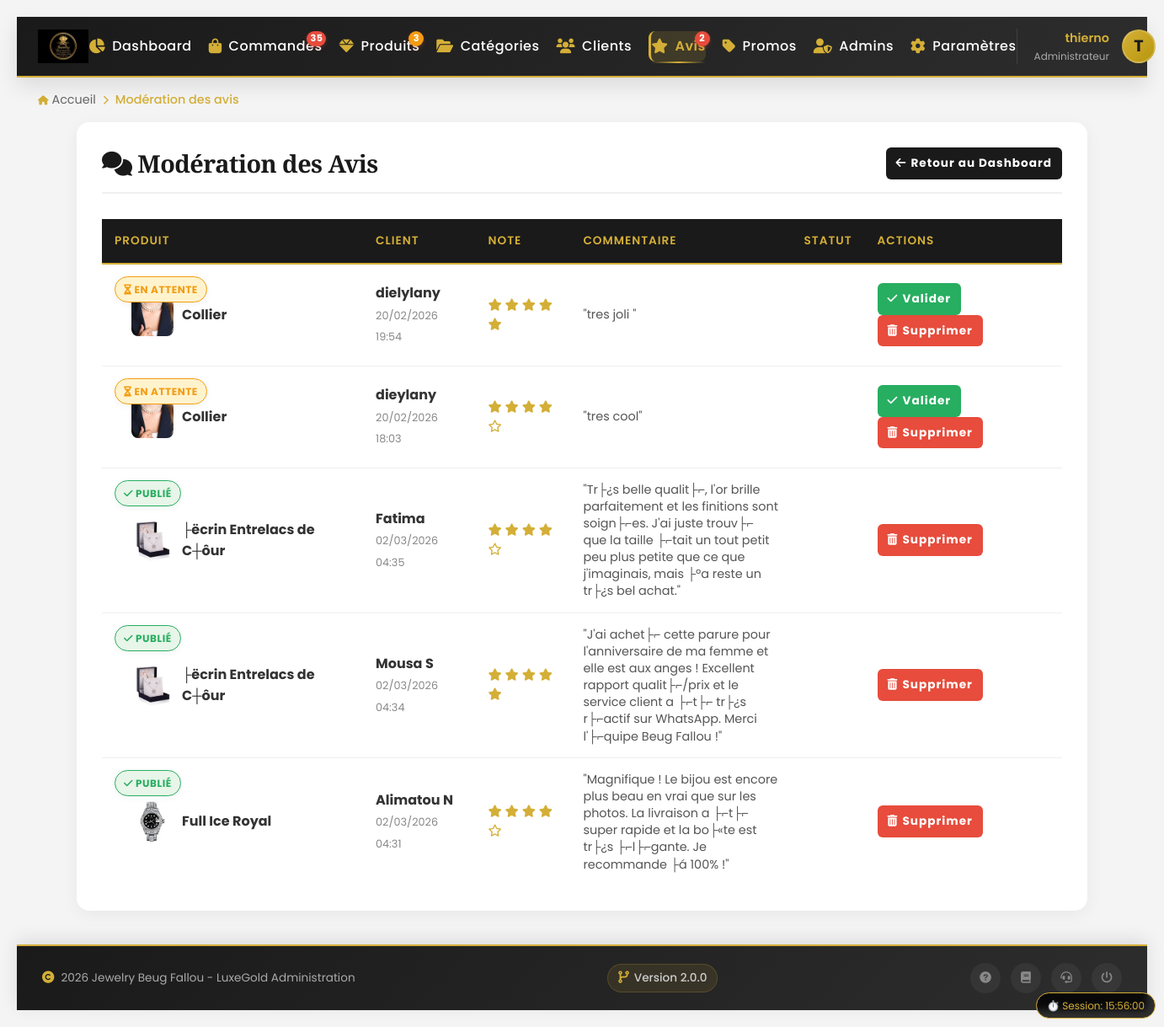
Page /admin/gestion_avis.php (signed in) on the committed database.
### tables this page shows
CREATE TABLE `parametres` (
  `id` int(11) NOT NULL DEFAULT 1,
  `nom_boutique` varchar(100) NOT NULL,
  `telephone_whatsapp` varchar(20) NOT NULL,
  `email_contact` varchar(150) DEFAULT NULL,
  `adresse_boutique` text DEFAULT NULL,
  `logo_filename` varchar(255) DEFAULT 'logo.png',
  PRIMARY KEY (`id`)
);

CREATE TABLE `avis` (
  `id` int(11) NOT NULL AUTO_INCREMENT,
  `produit_id` int(11) NOT NULL,
  `client_nom` varchar(100) NOT NULL,
  `note` int(1) NOT NULL,
  `commentaire` text NOT NULL,
  `statut` enum('en_attente','valide','rejete') DEFAULT 'en_attente',
  `created_at` timestamp NOT NULL DEFAULT current_timestamp(),
  PRIMARY KEY (`id`)
);

CREATE TABLE `produits` (
  `id` int(11) NOT NULL AUTO_INCREMENT,
  `nom` varchar(150) NOT NULL,
  `description` text DEFAULT NULL,
  `prix` decimal(10,2) NOT NULL,
  `prix_achat` int(11) NOT NULL DEFAULT 0,
  `image` varchar(255) DEFAULT NULL,
  `video` varchar(255) DEFAULT NULL,
  `modele_3d` varchar(255) DEFAULT NULL,
  `id_categorie` int(11) DEFAULT NULL,
  `stock` int(11) DEFAULT 10,
  `created_at` timestamp NOT NULL DEFAULT current_timestamp(),
  `metal` varchar(50) DEFAULT 'Or',
  `reduction` int(11) DEFAULT 0,
  `deleted` tinyint(1) NOT NULL DEFAULT 0,
  PRIMARY KEY (`id`),
  KEY `fk_categorie` (`id_categorie`),
  CONSTRAINT `fk_categorie` FOREIGN KEY (`id_categorie`) REFERENCES `categories` (`id`) ON DELETE SET NULL,
  CONSTRAINT `produits_ibfk_1` FOREIGN KEY (`id_categorie`) REFERENCES `categories` (`id`)
);

### config/db.php (called while the page is built, shortened)
<?php
$host = getenv('MYSQL_HOST') ?: 'localhost';
$db   = getenv('MYSQL_DB')   ?: 'luxegold_db';
$user = getenv('MYSQL_USER') ?: 'root';
$pass = getenv('MYSQL_PASS') ?: '';
$charset = 'utf8mb4';
$dsn = "mysql:host=$host;dbname=$db;charset=$charset";
$options = [
    PDO::ATTR_ERRMODE            => PDO::ERRMODE_EXCEPTION,
    PDO::ATTR_DEFAULT_FETCH_MODE => PDO::FETCH_ASSOC,
    PDO::ATTR_EMULATE_PREPARES   => false,
];
try {
     $pdo = new PDO($dsn, $user, $pass, $options);
} catch (\PDOException $e) {
     die("Erreur de connexion : " . $e->getMessage());
}
try {
    $stmtConfig = $pdo->query("SELECT * FROM parametres WHERE id = 1");
    $resultConfig = $stmtConfig->fetch(PDO::FETCH_ASSOC);
    if ($resultConfig) {
        $config_site = $resultConfig;
    }
} catch (PDOException $e) {
}
?>

### admin/gestion_avis.php (the view, shortened to what this page needs)
<?php
require_once '../config/db.php';
$stmtAvis = $pdo->query("
    SELECT a.*, p.nom AS nom_produit, p.image AS image_produit
    FROM avis a
    LEFT JOIN produits p ON a.produit_id = p.id
    ORDER BY a.statut = 'en_attente' DESC, a.created_at DESC
");
$lesAvis = $stmtAvis->fetchAll();
if (file_exists('includes/admin_header.php')) {
    include 'includes/admin_header.php';
}
?>
<!DOCTYPE html>
<html lang="fr">
<head>
    <link rel="stylesheet" href="https://cdnjs.cloudflare.com/ajax/libs/font-awesome/6.0.0/css/all.min.css">
</head>
<body>
<div class="container">
    <div class="header-title">
        <h2><i class="fas fa-comments"></i> Modération des Avis</h2>
        <a href="dashboard.php" class="btn" style="background: #1a1a1a;"><i class="fas fa-arrow-left"></i> Retour au Dashboard</a>
    </div>
    <?php if (empty($lesAvis)): ?>
        <div style="text-align: center; padding: 50px; color: #888;">
            <i class="far fa-folder-open" style="font-size: 3rem; margin-bottom: 15px;"></i>
            <p>Aucun avis client pour le moment.</p>
        </div>
    <?php else: ?>
        <table>
            <thead>
                <tr>
                    <th>Produit</th>
                    <th>Client</th>
                    <th>Note</th>
                    <th>Commentaire</th>
                    <th>Statut</th>
                    <th>Actions</th>
                </tr>
            </thead>
            <tbody>
                <?php foreach ($lesAvis as $avis): ?>
                    <tr>
                        <td>
                            <div class="produit-info">
                                <img src="../assets/img/produits/<?= htmlspecialchars($avis['image_produit'] ?? 'default.png') ?>" class="produit-img" alt="Bijou">
                                <strong><?= htmlspecialchars($avis['nom_produit'] ?? 'Produit inconnu') ?></strong>
                            </div>
                        </td>
                        <td>
                            <strong><?= htmlspecialchars($avis['client_nom']) ?></strong><br>
                            <span style="font-size: 0.8rem; color: #888;"><?= date('d/m/Y H:i', strtotime($avis['created_at'])) ?></span>
                        </td>
                        <td class="stars">
                            <?php for($i = 1; $i <= 5; $i++): ?>
                                <i class="fa<?= $i <= $avis['note'] ? 's' : 'r' ?> fa-star"></i>
                            <?php endfor; ?>
                        </td>
                        <td class="commentaire-text">
                            "<?= htmlspecialchars($avis['commentaire']) ?>"
                        </td>
                        <td>
                            <?php if (($avis['statut'] ?? 'en_attente') === 'valide'): ?>
                                <span class="badge badge-valide"><i class="fas fa-check"></i> Publié</span>
                            <?php else: ?>
                                <span class="badge badge-attente"><i class="fas fa-hourglass-half"></i> En attente</span>
                            <?php endif; ?>
                        </td>
                        <td>
                            <?php if (($avis['statut'] ?? 'en_attente') !== 'valide'): ?>
                                <a href="gestion_avis.php?action=valider&id=<?= $avis['id'] ?>" class="btn btn-valider" onclick="return confirm('Approuver et publier cet avis sur le site ?');">
                                    <i class="fas fa-check"></i> Valider
                                </a>
                            <?php endif; ?>
                            <a href="gestion_avis.php?action=supprimer&id=<?= $avis['id'] ?>" class="btn btn-supprimer" onclick="return confirm('Supprimer cet avis définitivement ?');">
                                <i class="fas fa-trash-alt"></i> Supprimer
                            </a>
                        </td>
                    </tr>
                <?php endforeach; ?>
            </tbody>
        </table>
    <?php endif; ?>
</div>
</body>
</html>
<?php
if (file_exists('includes/admin_footer.php')) {
    include 'includes/admin_footer.php';
}
?>

### admin/includes/admin_header.php (shortened to what this page needs)
<!DOCTYPE html>
<html lang="fr">
<head>
    <link rel="stylesheet" href="https://cdnjs.cloudflare.com/ajax/libs/font-awesome/6.0.0/css/all.min.css">
    <link rel="stylesheet" href="../assets/css/admin.css">
    <link rel="stylesheet" href="../assets/css/style.css">
</head>
<body>
    <div class="admin-navbar">
        <div class="nav-container">
            <div class="nav-logo">
            <img src="../assets/img/<?= htmlspecialchars($config_site['logo_filename'] ?? 'logo.png') ?>" alt="<?= htmlspecialchars($config_site['nom_boutique'] ?? 'Jewelry Beug Fallou') ?>" style="height: 40px; width: auto;">            </div>
            <ul class="nav-menu" id="adminNavMenu">
                <li class="nav-item">
                    <a href="dashboard.php" class="nav-link <?= basename($_SERVER['PHP_SELF']) == 'dashboard.php' ? 'active' : '' ?>">
                        <i class="fas fa-chart-pie"></i>
                        <span>Dashboard</span>
                    </a>
                </li>
                <li class="nav-item">
                    <a href="commandes.php" class="nav-link <?= basename($_SERVER['PHP_SELF']) == 'commandes.php' ? 'active' : '' ?>">
                        <i class="fas fa-shopping-bag"></i>
                        <span>Commandes</span>
                        <?php
                        try {
                            $stmt = $pdo->query("SELECT COUNT(*) FROM commandes WHERE statut = 'en_attente'");
                            $pendingOrders = $stmt->fetchColumn();
                            if ($pendingOrders > 0) {
                                echo '<span class="nav-badge">' . $pendingOrders . '</span>';
                            }
                        } catch (Exception $e) {}
                        ?>
                    </a>
                </li>
                <li class="nav-item">
                    <a href="produits.php" class="nav-link <?= strpos($_SERVER['PHP_SELF'], 'produit') !== false ? 'active' : '' ?>">
                        <i class="fas fa-gem"></i>
                        <span>Produits</span>
                        <?php
                        try {
                            $stmt = $pdo->query("SELECT COUNT(*) FROM produits WHERE stock <= 2 AND stock > 0");
                            $lowStock = $stmt->fetchColumn();
                            if ($lowStock > 0) {
                                echo '<span class="nav-badge" style="background: #f39c12;">' . $lowStock . '</span>';
                            }
                        } catch (Exception $e) {}
                        ?>
                    </a>
                </li>
                <li class="nav-item">
                    <a href="categories.php" class="nav-link <?= strpos($_SERVER['PHP_SELF'], 'categorie') !== false ? 'active' : '' ?>">
                        <i class="fas fa-folder-open"></i>
                        <span>Catégories</span>
                    </a>
                </li>
                <li class="nav-item">
                    <a href="clients.php" class="nav-link <?= basename($_SERVER['PHP_SELF']) == 'clients.php' ? 'active' : '' ?>">
                        <i class="fas fa-users"></i>
                        <span>Clients</span>
                    </a>
                </li>
                <li class="nav-item">
                    <a href="gestion_avis.php" class="nav-link <?= basename($_SERVER['PHP_SELF']) == 'gestion_avis.php' ? 'active' : '' ?>">
                        <i class="fas fa-star"></i>
                        <span>Avis</span>
                        <?php
                        try {
                            $stmtAvisBadge = $pdo->query("SELECT COUNT(*) FROM avis WHERE statut = 'en_attente'");
                            $pendingAvis = $stmtAvisBadge->fetchColumn();
                            if ($pendingAvis > 0) {
                                echo '<span class="nav-badge" style="background: #e74c3c;">' . $pendingAvis . '</span>';
                            }
                        } catch (Exception $e) {}
                        ?>
                    </a>
                </li>
                <li class="nav-item">
                    <a href="promos.php" class="nav-link <?= basename($_SERVER['PHP_SELF']) == 'promos.php' ? 'active' : '' ?>">
                        <i class="fas fa-tag"></i>
                        <span>Promos</span>
                    </a>
                </li>
                <li class="nav-item">
                    <a href="ajouter_admin.php" class="nav-link <?= basename($_SERVER['PHP_SELF']) == 'ajouter_admin.php' ? 'active' : '' ?>">
                        <i class="fas fa-user-shield"></i>
                        <span>Admins</span>
                    </a>
                </li>
                <li class="nav-item">
                    <a href="parametres.php" class="nav-link <?= basename($_SERVER['PHP_SELF']) == 'parametres.php' ? 'active' : '' ?>">
                        <i class="fas fa-cog"></i>
                        <span>Paramètres</span>
                    </a>
                </li>
            </ul>
            <div class="nav-profile">
                <div class="profile-info">
                    <?php
                    $admin_nom = $_SESSION['admin_name'] ?? 'Admin';
                    $initial = strtoupper(substr($admin_nom, 0, 1));
                    ?>
                    <span class="profile-name"><?= htmlspecialchars($admin_nom) ?></span>
                    <span class="profile-role">Administrateur</span>
                </div>
                <div class="profile-avatar" title="<?= htmlspecialchars($admin_nom) ?>">
                    <?= $initial ?>
                </div>
            </div>
        </div>
    </div>
    <div class="breadcrumb">
        <div class="breadcrumb-container">
            <a href="dashboard.php"><i class="fas fa-home"></i> Accueil</a>
            <i class="fas fa-chevron-right"></i>
            <?php
            $current_page = basename($_SERVER['PHP_SELF'], '.php');
            $page_titles = [
                'dashboard' => 'Tableau de bord',
                'liste' => 'Liste des produits',
                'ajouter' => 'Ajouter un produit',
                'modifier' => 'Modifier un produit',
                'categories' => 'Gestion des catégories',
                'ajouter_categorie' => 'Créer une catégorie',
                'modifier_categorie' => 'Modifier une catégorie',
                'commandes' => 'Gestion des commandes',
                'promos' => 'Codes promo',
                'clients' => 'Clients',
                'gestion_avis' => 'Modération des avis',
                'ajouter_admin' => 'Administrateurs',
                'parametres' => 'Paramètres'
            ];
            $page_title = $page_titles[$current_page] ?? ucfirst($current_page);
            ?>
            <span class="breadcrumb-current"><?= htmlspecialchars($page_title) ?></span>
        </div>
    </div>

### admin/includes/admin_footer.php (shortened to what this page needs)
<footer class="admin-footer">
    <div class="footer-container">
        <div class="footer-copyright">
            <i class="fas fa-copyright"></i>
            <span><?= date('Y') ?> <?= htmlspecialchars($config_site['nom_boutique'] ?? 'Jewelry Beug Fallou') ?> - LuxeGold Administration</span>
        </div>
        <div class="footer-version">
            <i class="fas fa-code-branch"></i>
            <span>Version 2.0.0</span>
        </div>
        <div class="footer-links">
            <a href="#" class="footer-link" title="Aide">
                <i class="fas fa-question-circle"></i>
            </a>
            <a href="#" class="footer-link" title="Documentation">
                <i class="fas fa-book"></i>
            </a>
            <a href="#" class="footer-link" title="Support">
                <i class="fas fa-headset"></i>
            </a>
            <a href="logout.php" class="footer-link logout-link" title="Déconnexion" onclick="return confirm('Êtes-vous sûr de vouloir vous déconnecter ?')">
                <i class="fas fa-power-off"></i>
            </a>
        </div>
    </div>
    <div class="session-timer" id="sessionTimer" style="display: none;"></div>
</footer>
</body>
</html>

### rows in the picture
parametres: logo_filename (picture), nom_boutique "Jewelry Beug Fallou"
avis: produit.image (picture), produit.nom "Collier", client_nom "dielylany", created_at "20/02/2026 19:54", note 5 (drawn), commentaire "tres joli", statut "en_attente" (drawn)
avis: produit.image (picture), produit.nom "Collier", client_nom "dieylany", created_at "20/02/2026 18:03", note 4 (drawn), commentaire "tres cool", statut "en_attente" (drawn)
avis: produit.image (picture), produit.nom "├ëcrin Entrelacs de C┼ôur", client_nom "Fatima", created_at "02/03/2026 04:35", note 4 (drawn), commentaire "Tr├¿s belle qualit├⌐, l'or brille parfaitement et les finitions sont soign├⌐es. J'ai juste trouv├⌐ que la taille ├⌐tait un tout petit peu plus petite que ce que j'imaginais, mais ├ºa reste un tr├¿s bel achat.", statut "valide" (drawn)
avis: produit.image (picture), produit.nom "├ëcrin Entrelacs de C┼ôur", client_nom "Mousa S", created_at "02/03/2026 04:34", note 5 (drawn), commentaire "J'ai achet├⌐ cette parure pour l'anniversaire de ma femme et elle est aux anges ! Excellent rapport qualit├⌐/prix et le service client a ├⌐t├⌐ tr├¿s r├⌐actif sur WhatsApp. Merci l'├⌐quipe Beug Fallou !", statut "valide" (drawn)
avis: produit.image (picture), produit.nom "Full Ice Royal", client_nom "Alimatou N", created_at "02/03/2026 04:31", note 4 (drawn), commentaire "Magnifique ! Le bijou est encore plus beau en vrai que sur les photos. La livraison a ├⌐t├⌐ super rapide et la bo├«te est tr├¿s ├⌐l├⌐gante. Je recommande ├á 100% !", statut "valide" (drawn)

### other values in the picture
$pendingOrders "35"
$lowStock "3"
$pendingAvis "2"
$admin_nom "thierno"
$initial "T"
$page_title "Modération des avis"
